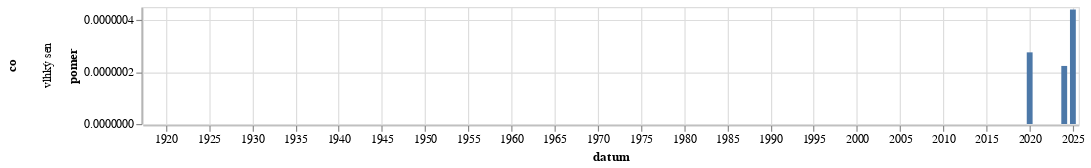

Notebook cell for this chart:
### Code cell
graf(vyvoj_vyskytu("(?i)vlhk\w{0,5} (sen|sny)","vlhký sen"))

### Figure 1 — Vega-Lite specification as saved in the notebook (floating-point values rounded to 4 significant figures)
{"config": {"view": {"continuousWidth": 300, "continuousHeight": 300}}, "data": {"name": "data-a8289a08baea05e494f23380e8610b4c"}, "mark": {"type": "bar"}, "encoding": {"row": {"field": "co", "type": "nominal"}, "x": {"field": "datum", "type": "temporal"}, "y": {"field": "pomer", "type": "quantitative"}}, "height": 100, "width": 800, "$schema": "https://vega.github.io/schema/vega-lite/v5.8.0.json", "datasets": {"data-a8289a08baea05e494f23380e8610b4c": [{"datum": "1918-01-01T00:00:00", "vyskytu": 0, "pocet_slov": 172010, "pomer": 0.0, "co": "vlhký sen"}, {"datum": "1919-01-01T00:00:00", "vyskytu": 0, "pocet_slov": 1547459, "pomer": 0.0, "co": "vlhký sen"}, {"datum": "1920-01-01T00:00:00", "vyskytu": 0, "pocet_slov": 1557497, "pomer": 0.0, "co": "vlhký sen"}, {"datum": "1921-01-01T00:00:00", "vyskytu": 0, "pocet_slov": 1814119, "pomer": 0.0, "co": "vlhký sen"}, {"datum": "1922-01-01T00:00:00", "vyskytu": 0, "pocet_slov": 1739976, "pomer": 0.0, "co": "vlhký sen"}, {"datum": "1923-01-01T00:00:00", "vyskytu": 0, "pocet_slov": 1131296, "pomer": 0.0, "co": "vlhký sen"}, {"datum": "1924-01-01T00:00:00", "vyskytu": 0, "pocet_slov": 1386775, "pomer": 0.0, "co": "vlhký sen"}, {"datum": "1925-01-01T00:00:00", "vyskytu": 0, "pocet_slov": 989387, "pomer": 0.0, "co": "vlhký sen"}, {"datum": "1926-01-01T00:00:00", "vyskytu": 0, "pocet_slov": 1629693, "pomer": 0.0, "co": "vlhký sen"}, {"datum": "1927-01-01T00:00:00", "vyskytu": 0, "pocet_slov": 1725378, "pomer": 0.0, "co": "vlhký sen"}, {"datum": "1928-01-01T00:00:00", "vyskytu": 0, "pocet_slov": 1786584, "pomer": 0.0, "co": "vlhký sen"}, {"datum": "1929-01-01T00:00:00", "vyskytu": 0, "pocet_slov": 907519, "pomer": 0.0, "co": "vlhký sen"}, {"datum": "1930-01-01T00:00:00", "vyskytu": 0, "pocet_slov": 1990549, "pomer": 0.0, "co": "vlhký sen"}, {"datum": "1931-01-01T00:00:00", "vyskytu": 0, "pocet_slov": 1466185, "pomer": 0.0, "co": "vlhký sen"}, {"datum": "1932-01-01T00:00:00", "vyskytu": 0, "pocet_slov": 1117587, "pomer": 0.0, "co": "vlhký sen"}, {"datum": "1933-01-01T00:00:00", "vyskytu": 0, "pocet_slov": 1230441, "pomer": 0.0, "co": "vlhký sen"}, {"datum": "1934-01-01T00:00:00", "vyskytu": 0, "pocet_slov": 874472, "pomer": 0.0, "co": "vlhký sen"}, {"datum": "1935-01-01T00:00:00", "vyskytu": 0, "pocet_slov": 712050, "pomer": 0.0, "co": "vlhký sen"}, {"datum": "1936-01-01T00:00:00", "vyskytu": 0, "pocet_slov": 958205, "pomer": 0.0, "co": "vlhký sen"}, {"datum": "1937-01-01T00:00:00", "vyskytu": 0, "pocet_slov": 733783, "pomer": 0.0, "co": "vlhký sen"}, {"datum": "1938-01-01T00:00:00", "vyskytu": 0, "pocet_slov": 383461, "pomer": 0.0, "co": "vlhký sen"}, {"datum": "1945-01-01T00:00:00", "vyskytu": 0, "pocet_slov": 140144, "pomer": 0.0, "co": "vlhký sen"}, {"datum": "1946-01-01T00:00:00", "vyskytu": 0, "pocet_slov": 1129068, "pomer": 0.0, "co": "vlhký sen"}, {"datum": "1947-01-01T00:00:00", "vyskytu": 0, "pocet_slov": 1083098, "pomer": 0.0, "co": "vlhký sen"}, {"datum": "1948-01-01T00:00:00", "vyskytu": 0, "pocet_slov": 618132, "pomer": 0.0, "co": "vlhký sen"}, {"datum": "1949-01-01T00:00:00", "vyskytu": 0, "pocet_slov": 357203, "pomer": 0.0, "co": "vlhký sen"}, {"datum": "1950-01-01T00:00:00", "vyskytu": 0, "pocet_slov": 208781, "pomer": 0.0, "co": "vlhký sen"}, {"datum": "1951-01-01T00:00:00", "vyskytu": 0, "pocet_slov": 219888, "pomer": 0.0, "co": "vlhký sen"}, {"datum": "1952-01-01T00:00:00", "vyskytu": 0, "pocet_slov": 189920, "pomer": 0.0, "co": "vlhký sen"}, {"datum": "1953-01-01T00:00:00", "vyskytu": 0, "pocet_slov": 114518, "pomer": 0.0, "co": "vlhký sen"}, {"datum": "1954-01-01T00:00:00", "vyskytu": 0, "pocet_slov": 98416, "pomer": 0.0, "co": "vlhký sen"}, {"datum": "1955-01-01T00:00:00", "vyskytu": 0, "pocet_slov": 78833, "pomer": 0.0, "co": "vlhký sen"}, {"datum": "1956-01-01T00:00:00", "vyskytu": 0, "pocet_slov": 138430, "pomer": 0.0, "co": "vlhký sen"}, {"datum": "1957-01-01T00:00:00", "vyskytu": 0, "pocet_slov": 137388, "pomer": 0.0, "co": "vlhký sen"}, {"datum": "1958-01-01T00:00:00", "vyskytu": 0, "pocet_slov": 142112, "pomer": 0.0, "co": "vlhký sen"}, {"datum": "1959-01-01T00:00:00", "vyskytu": 0, "pocet_slov": 141333, "pomer": 0.0, "co": "vlhký sen"}, {"datum": "1960-01-01T00:00:00", "vyskytu": 0, "pocet_slov": 181817, "pomer": 0.0, "co": "vlhký sen"}, {"datum": "1961-01-01T00:00:00", "vyskytu": 0, "pocet_slov": 216288, "pomer": 0.0, "co": "vlhký sen"}, {"datum": "1962-01-01T00:00:00", "vyskytu": 0, "pocet_slov": 98793, "pomer": 0.0, "co": "vlhký sen"}, {"datum": "1963-01-01T00:00:00", "vyskytu": 0, "pocet_slov": 139432, "pomer": 0.0, "co": "vlhký sen"}, {"datum": "1964-01-01T00:00:00", "vyskytu": 0, "pocet_slov": 288820, "pomer": 0.0, "co": "vlhký sen"}, {"datum": "1965-01-01T00:00:00", "vyskytu": 0, "pocet_slov": 194814, "pomer": 0.0, "co": "vlhký sen"}, {"datum": "1966-01-01T00:00:00", "vyskytu": 0, "pocet_slov": 247115, "pomer": 0.0, "co": "vlhký sen"}, {"datum": "1967-01-01T00:00:00", "vyskytu": 0, "pocet_slov": 225198, "pomer": 0.0, "co": "vlhký sen"}, {"datum": "1968-01-01T00:00:00", "vyskytu": 0, "pocet_slov": 559905, "pomer": 0.0, "co": "vlhký sen"}, {"datum": "1969-01-01T00:00:00", "vyskytu": 0, "pocet_slov": 368721, "pomer": 0.0, "co": "vlhký sen"}, {"datum": "1970-01-01T00:00:00", "vyskytu": 0, "pocet_slov": 248046, "pomer": 0.0, "co": "vlhký sen"}, {"datum": "1971-01-01T00:00:00", "vyskytu": 0, "pocet_slov": 263102, "pomer": 0.0, "co": "vlhký sen"}, {"datum": "1972-01-01T00:00:00", "vyskytu": 0, "pocet_slov": 213032, "pomer": 0.0, "co": "vlhký sen"}, {"datum": "1973-01-01T00:00:00", "vyskytu": 0, "pocet_slov": 280835, "pomer": 0.0, "co": "vlhký sen"}, {"datum": "1974-01-01T00:00:00", "vyskytu": 0, "pocet_slov": 291980, "pomer": 0.0, "co": "vlhký sen"}, {"datum": "1975-01-01T00:00:00", "vyskytu": 0, "pocet_slov": 335255, "pomer": 0.0, "co": "vlhký sen"}, {"datum": "1976-01-01T00:00:00", "vyskytu": 0, "pocet_slov": 244998, "pomer": 0.0, "co": "vlhký sen"}, {"datum": "1977-01-01T00:00:00", "vyskytu": 0, "pocet_slov": 253702, "pomer": 0.0, "co": "vlhký sen"}, {"datum": "1978-01-01T00:00:00", "vyskytu": 0, "pocet_slov": 289894, "pomer": 0.0, "co": "vlhký sen"}, {"datum": "1979-01-01T00:00:00", "vyskytu": 0, "pocet_slov": 252883, "pomer": 0.0, "co": "vlhký sen"}, {"datum": "1980-01-01T00:00:00", "vyskytu": 0, "pocet_slov": 242065, "pomer": 0.0, "co": "vlhký sen"}, {"datum": "1981-01-01T00:00:00", "vyskytu": 0, "pocet_slov": 134899, "pomer": 0.0, "co": "vlhký sen"}, {"datum": "1982-01-01T00:00:00", "vyskytu": 0, "pocet_slov": 186973, "pomer": 0.0, "co": "vlhký sen"}, {"datum": "1983-01-01T00:00:00", "vyskytu": 0, "pocet_slov": 227768, "pomer": 0.0, "co": "vlhký sen"}, {"datum": "1984-01-01T00:00:00", "vyskytu": 0, "pocet_slov": 191735, "pomer": 0.0, "co": "vlhký sen"}, {"datum": "1985-01-01T00:00:00", "vyskytu": 0, "pocet_slov": 165973, "pomer": 0.0, "co": "vlhký sen"}, {"datum": "1986-01-01T00:00:00", "vyskytu": 0, "pocet_slov": 98877, "pomer": 0.0, "co": "vlhký sen"}, {"datum": "1987-01-01T00:00:00", "vyskytu": 0, "pocet_slov": 149991, "pomer": 0.0, "co": "vlhký sen"}, {"datum": "1988-01-01T00:00:00", "vyskytu": 0, "pocet_slov": 167631, "pomer": 0.0, "co": "vlhký sen"}, {"datum": "1989-01-01T00:00:00", "vyskytu": 0, "pocet_slov": 255151, "pomer": 0.0, "co": "vlhký sen"}, {"datum": "1990-01-01T00:00:00", "vyskytu": 0, "pocet_slov": 833434, "pomer": 0.0, "co": "vlhký sen"}, {"datum": "1991-01-01T00:00:00", "vyskytu": 0, "pocet_slov": 1410605, "pomer": 0.0, "co": "vlhký sen"}, {"datum": "1992-01-01T00:00:00", "vyskytu": 0, "pocet_slov": 1217148, "pomer": 0.0, "co": "vlhký sen"}, {"datum": "1993-01-01T00:00:00", "vyskytu": 0, "pocet_slov": 1127475, "pomer": 0.0, "co": "vlhký sen"}, {"datum": "1994-01-01T00:00:00", "vyskytu": 0, "pocet_slov": 948063, "pomer": 0.0, "co": "vlhký sen"}, {"datum": "1995-01-01T00:00:00", "vyskytu": 0, "pocet_slov": 1138209, "pomer": 0.0, "co": "vlhký sen"}, {"datum": "1996-01-01T00:00:00", "vyskytu": 0, "pocet_slov": 1240947, "pomer": 0.0, "co": "vlhký sen"}, {"datum": "1997-01-01T00:00:00", "vyskytu": 0, "pocet_slov": 2179318, "pomer": 0.0, "co": "vlhký sen"}, {"datum": "1998-01-01T00:00:00", "vyskytu": 0, "pocet_slov": 1522654, "pomer": 0.0, "co": "vlhký sen"}, {"datum": "1999-01-01T00:00:00", "vyskytu": 0, "pocet_slov": 2465372, "pomer": 0.0, "co": "vlhký sen"}, {"datum": "2000-01-01T00:00:00", "vyskytu": 0, "pocet_slov": 2483127, "pomer": 0.0, "co": "vlhký sen"}, {"datum": "2001-01-01T00:00:00", "vyskytu": 0, "pocet_slov": 2462192, "pomer": 0.0, "co": "vlhký sen"}, {"datum": "2002-01-01T00:00:00", "vyskytu": 0, "pocet_slov": 1931845, "pomer": 0.0, "co": "vlhký sen"}, {"datum": "2003-01-01T00:00:00", "vyskytu": 0, "pocet_slov": 2578085, "pomer": 0.0, "co": "vlhký sen"}, {"datum": "2004-01-01T00:00:00", "vyskytu": 0, "pocet_slov": 2351739, "pomer": 0.0, "co": "vlhký sen"}, {"datum": "2005-01-01T00:00:00", "vyskytu": 0, "pocet_slov": 2582168, "pomer": 0.0, "co": "vlhký sen"}, {"datum": "2006-01-01T00:00:00", "vyskytu": 0, "pocet_slov": 1552476, "pomer": 0.0, "co": "vlhký sen"}, {"datum": "2007-01-01T00:00:00", "vyskytu": 0, "pocet_slov": 1826653, "pomer": 0.0, "co": "vlhký sen"}, {"datum": "2008-01-01T00:00:00", "vyskytu": 0, "pocet_slov": 1786832, "pomer": 0.0, "co": "vlhký sen"}, {"datum": "2009-01-01T00:00:00", "vyskytu": 0, "pocet_slov": 2116415, "pomer": 0.0, "co": "vlhký sen"}, {"datum": "2010-01-01T00:00:00", "vyskytu": 0, "pocet_slov": 1718642, "pomer": 0.0, "co": "vlhký sen"}, {"datum": "2011-01-01T00:00:00", "vyskytu": 0, "pocet_slov": 2512843, "pomer": 0.0, "co": "vlhký sen"}, {"datum": "2012-01-01T00:00:00", "vyskytu": 0, "pocet_slov": 2154063, "pomer": 0.0, "co": "vlhký sen"}, {"datum": "2013-01-01T00:00:00", "vyskytu": 0, "pocet_slov": 1253654, "pomer": 0.0, "co": "vlhký sen"}, {"datum": "2014-01-01T00:00:00", "vyskytu": 0, "pocet_slov": 2797907, "pomer": 0.0, "co": "vlhký sen"}, {"datum": "2015-01-01T00:00:00", "vyskytu": 0, "pocet_slov": 2883253, "pomer": 0.0, "co": "vlhký sen"}, {"datum": "2016-01-01T00:00:00", "vyskytu": 0, "pocet_slov": 3088746, "pomer": 0.0, "co": "vlhký sen"}, {"datum": "2017-01-01T00:00:00", "vyskytu": 0, "pocet_slov": 2494184, "pomer": 0.0, "co": "vlhký sen"}, {"datum": "2018-01-01T00:00:00", "vyskytu": 0, "pocet_slov": 2950192, "pomer": 0.0, "co": "vlhký sen"}, {"datum": "2019-01-01T00:00:00", "vyskytu": 0, "pocet_slov": 3385704, "pomer": 0.0, "co": "vlhký sen"}, {"datum": "2020-01-01T00:00:00", "vyskytu": 1, "pocet_slov": 3628168, "pomer": 2.756e-07, "co": "vlhký sen"}, {"datum": "2021-01-01T00:00:00", "vyskytu": 0, "pocet_slov": 3028906, "pomer": 0.0, "co": "vlhký sen"}, {"datum": "2022-01-01T00:00:00", "vyskytu": 0, "pocet_slov": 4156918, "pomer": 0.0, "co": "vlhký sen"}, {"datum": "2023-01-01T00:00:00", "vyskytu": 0, "pocet_slov": 4543342, "pomer": 0.0, "co": "vlhký sen"}, {"datum": "2024-01-01T00:00:00", "vyskytu": 1, "pocet_slov": 4476204, "pomer": 2.234e-07, "co": "vlhký sen"}, {"datum": "2025-01-01T00:00:00", "vyskytu": 1, "pocet_slov": 2270793, "pomer": 4.404e-07, "co": "vlhký sen"}]}}
